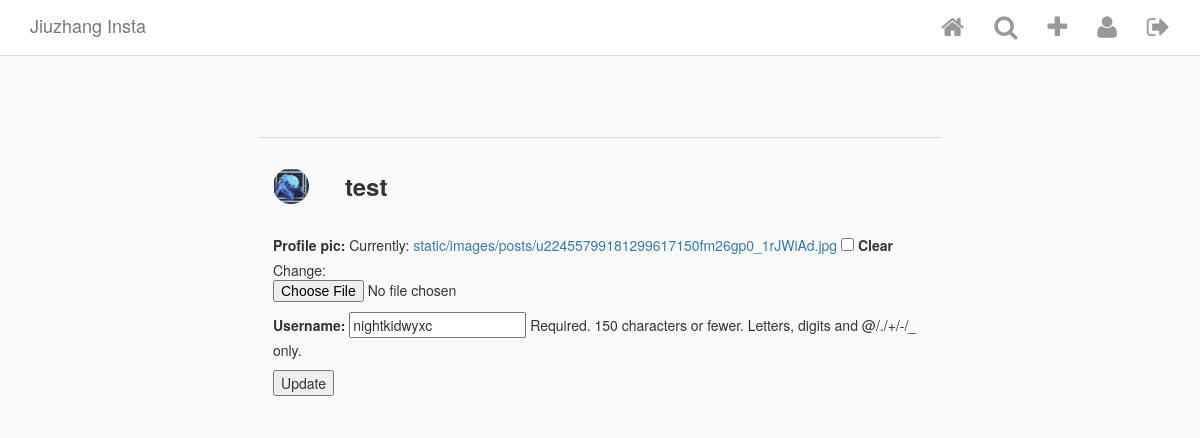
Page /user/update/1 (signed in) on the committed database.
### Insta/models.py (models this page shows, shortened)
class InstaUser(AbstractUser):
    profile_pic = ProcessedImageField(
        upload_to='static/images/posts',
        format='JPEG',
        options={'quality':100},
        blank=True,
        null=True
        )

### Insta/views.py (the view)
# urls.py: path('user/update/<int:pk>', UserEditView.as_view(), name='user_edit'),
class UserEditView(UpdateView):
    model = InstaUser
    template_name = 'user_edit.html'
    fields = ['profile_pic', 'username']

### templates/user_edit.html (shortened to what this page needs)
{% extends 'base.html' %}
{% block content %}
<div class="row profile-settings">
  <div class="col-xs-12">
    <div class="profile-pic-name">
      {% if user.profile_pic %}
        <img class="picture-circle--medium" src="/{{user.profile_pic}}">
      {% endif %}
      <span class="username">{{ user.username }}</span>
    </div>
    <form action="" method="post" enctype="multipart/form-data">
        {{ form.as_p }}
        <button type="submit">Update</button>
    </form>
  </div>
</div>
{% endblock content %}

### static/css/style.css (style rules this page uses)
html { height: 100%; }
body { min-height: 100%; background-color: #fafafa; }
.picture-circle, .picture-circle--medium, .picture-circle--small { border-radius: 100%; width: 150px; height: 150px; }
.picture-circle--medium { width: 36px; height: 36px; }
@media screen and (min-width: 768px) { .profile-settings, .auth-form { max-width: 60%; margin: 0 auto; border-top: none; } }
.profile-settings { margin-top: 60px; border-top: 1px solid #dbdbdb; }
.profile-pic-name { padding: 30px 0; }
.profile-pic-name span { font-size: 24px; font-weight: bold; vertical-align: middle; margin-left: 32px; }

### rows in the picture
InstaUser: profile_pic (picture), username "test"
InstaUser: username "nightkidwyxc"
